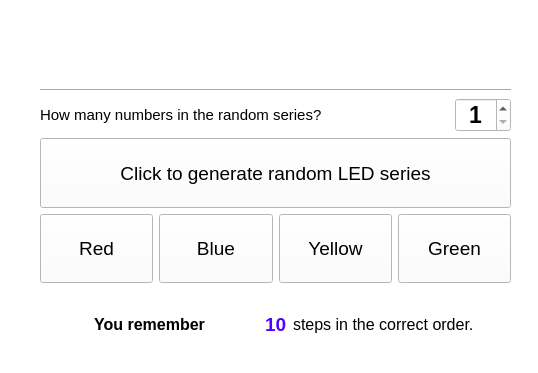
<?xml version="1.0" encoding="UTF-8"?>
<ui version="4.0">
 <class>Widget</class>
 <widget class="QWidget" name="Widget">
  <property name="geometry">
   <rect>
    <x>0</x>
    <y>0</y>
    <width>538</width>
    <height>373</height>
   </rect>
  </property>
  <property name="sizePolicy">
   <sizepolicy hsizetype="Preferred" vsizetype="Preferred">
    <horstretch>0</horstretch>
    <verstretch>0</verstretch>
   </sizepolicy>
  </property>
  <property name="windowTitle">
   <string>Widget</string>
  </property>
  <property name="windowIcon">
   <iconset resource="resources.qrc">
    <normaloff>:/images/Images/gingerbread-16px.png</normaloff>:/images/Images/gingerbread-16px.png</iconset>
  </property>
  <property name="windowOpacity">
   <double>1.000000000000000</double>
  </property>
  <property name="styleSheet">
   <string notr="true">background-color: rgb(255, 255, 255);</string>
  </property>
  <widget class="QWidget" name="layoutWidget">
   <property name="geometry">
    <rect>
     <x>40</x>
     <y>13</y>
     <width>471</width>
     <height>346</height>
    </rect>
   </property>
   <layout class="QVBoxLayout" name="verticalLayout">
    <item>
     <layout class="QHBoxLayout" name="horizontalLayout_3">
      <item>
       <widget class="QLabel" name="lblSeriesHeader">
        <property name="sizePolicy">
         <sizepolicy hsizetype="Fixed" vsizetype="Preferred">
          <horstretch>0</horstretch>
          <verstretch>0</verstretch>
         </sizepolicy>
        </property>
        <property name="minimumSize">
         <size>
          <width>300</width>
          <height>50</height>
         </size>
        </property>
        <property name="text">
         <string/>
        </property>
       </widget>
      </item>
      <item>
       <spacer name="horizontalSpacer">
        <property name="orientation">
         <enum>Qt::Horizontal</enum>
        </property>
        <property name="sizeHint" stdset="0">
         <size>
          <width>10</width>
          <height>20</height>
         </size>
        </property>
       </spacer>
      </item>
      <item>
       <widget class="QLabel" name="lblInSeries_1">
        <property name="font">
         <font>
          <family>Segoe UI</family>
          <pointsize>18</pointsize>
          <weight>75</weight>
          <bold>true</bold>
         </font>
        </property>
        <property name="text">
         <string/>
        </property>
       </widget>
      </item>
      <item>
       <widget class="QLabel" name="lblInSeries_2">
        <property name="font">
         <font>
          <family>Segoe UI</family>
          <pointsize>18</pointsize>
          <weight>75</weight>
          <bold>true</bold>
         </font>
        </property>
        <property name="text">
         <string/>
        </property>
       </widget>
      </item>
      <item>
       <widget class="QLabel" name="lblInSeries_3">
        <property name="font">
         <font>
          <family>Segoe UI</family>
          <pointsize>18</pointsize>
          <weight>75</weight>
          <bold>true</bold>
         </font>
        </property>
        <property name="text">
         <string/>
        </property>
       </widget>
      </item>
      <item>
       <widget class="QLabel" name="lblInSeries_4">
        <property name="font">
         <font>
          <family>Segoe UI</family>
          <pointsize>18</pointsize>
          <weight>75</weight>
          <bold>true</bold>
         </font>
        </property>
        <property name="text">
         <string/>
        </property>
       </widget>
      </item>
     </layout>
    </item>
    <item>
     <layout class="QHBoxLayout" name="horizontalLayout_5">
      <item>
       <widget class="Line" name="line">
        <property name="orientation">
         <enum>Qt::Horizontal</enum>
        </property>
       </widget>
      </item>
     </layout>
    </item>
    <item>
     <layout class="QHBoxLayout" name="horizontalLayout_4">
      <item>
       <widget class="QLabel" name="lblHeaderHowManyRandomNumbers">
        <property name="font">
         <font>
          <family>Segoe UI</family>
          <pointsize>11</pointsize>
         </font>
        </property>
        <property name="text">
         <string>How many numbers in the random series?</string>
        </property>
       </widget>
      </item>
      <item>
       <spacer name="horizontalSpacer_2">
        <property name="orientation">
         <enum>Qt::Horizontal</enum>
        </property>
        <property name="sizeHint" stdset="0">
         <size>
          <width>40</width>
          <height>20</height>
         </size>
        </property>
       </spacer>
      </item>
      <item>
       <widget class="QSpinBox" name="spinBoxHowManyNumbers">
        <property name="font">
         <font>
          <family>Segoe UI</family>
          <pointsize>17</pointsize>
          <weight>75</weight>
          <bold>true</bold>
         </font>
        </property>
        <property name="alignment">
         <set>Qt::AlignCenter</set>
        </property>
        <property name="minimum">
         <number>1</number>
        </property>
        <property name="maximum">
         <number>20</number>
        </property>
        <property name="value">
         <number>1</number>
        </property>
       </widget>
      </item>
     </layout>
    </item>
    <item>
     <layout class="QHBoxLayout" name="horizontalLayout_2">
      <item>
       <widget class="QPushButton" name="btnGenerateNumbers">
        <property name="sizePolicy">
         <sizepolicy hsizetype="Minimum" vsizetype="Preferred">
          <horstretch>0</horstretch>
          <verstretch>0</verstretch>
         </sizepolicy>
        </property>
        <property name="font">
         <font>
          <family>Segoe UI</family>
          <pointsize>14</pointsize>
         </font>
        </property>
        <property name="toolTip">
         <string/>
        </property>
        <property name="toolTipDuration">
         <number>1</number>
        </property>
        <property name="autoFillBackground">
         <bool>false</bool>
        </property>
        <property name="text">
         <string>Click to generate random LED series</string>
        </property>
        <property name="flat">
         <bool>false</bool>
        </property>
       </widget>
      </item>
     </layout>
    </item>
    <item>
     <layout class="QHBoxLayout" name="horizontalLayout">
      <item>
       <widget class="QPushButton" name="btnRedLed">
        <property name="sizePolicy">
         <sizepolicy hsizetype="Minimum" vsizetype="Preferred">
          <horstretch>0</horstretch>
          <verstretch>0</verstretch>
         </sizepolicy>
        </property>
        <property name="font">
         <font>
          <family>Segoe UI</family>
          <pointsize>14</pointsize>
         </font>
        </property>
        <property name="text">
         <string>Red</string>
        </property>
       </widget>
      </item>
      <item>
       <widget class="QPushButton" name="btnBlueLed">
        <property name="sizePolicy">
         <sizepolicy hsizetype="Minimum" vsizetype="Preferred">
          <horstretch>0</horstretch>
          <verstretch>0</verstretch>
         </sizepolicy>
        </property>
        <property name="font">
         <font>
          <family>Segoe UI</family>
          <pointsize>14</pointsize>
         </font>
        </property>
        <property name="autoFillBackground">
         <bool>false</bool>
        </property>
        <property name="text">
         <string>Blue</string>
        </property>
       </widget>
      </item>
      <item>
       <widget class="QPushButton" name="btnYellow">
        <property name="sizePolicy">
         <sizepolicy hsizetype="Minimum" vsizetype="Preferred">
          <horstretch>0</horstretch>
          <verstretch>0</verstretch>
         </sizepolicy>
        </property>
        <property name="font">
         <font>
          <family>Segoe UI</family>
          <pointsize>14</pointsize>
         </font>
        </property>
        <property name="text">
         <string>Yellow</string>
        </property>
       </widget>
      </item>
      <item>
       <widget class="QPushButton" name="btnGreenLed">
        <property name="sizePolicy">
         <sizepolicy hsizetype="Minimum" vsizetype="Preferred">
          <horstretch>0</horstretch>
          <verstretch>0</verstretch>
         </sizepolicy>
        </property>
        <property name="font">
         <font>
          <family>Segoe UI</family>
          <pointsize>14</pointsize>
         </font>
        </property>
        <property name="text">
         <string>Green</string>
        </property>
       </widget>
      </item>
     </layout>
    </item>
    <item>
     <layout class="QHBoxLayout" name="horizontalLayout_6">
      <item>
       <widget class="QLabel" name="lblHeaderYouRemember">
        <property name="font">
         <font>
          <family>Segoe UI</family>
          <pointsize>12</pointsize>
          <weight>75</weight>
          <bold>true</bold>
         </font>
        </property>
        <property name="text">
         <string>You remember</string>
        </property>
        <property name="alignment">
         <set>Qt::AlignCenter</set>
        </property>
       </widget>
      </item>
      <item>
       <widget class="QLabel" name="lblYouRememberValue">
        <property name="sizePolicy">
         <sizepolicy hsizetype="Fixed" vsizetype="Preferred">
          <horstretch>0</horstretch>
          <verstretch>0</verstretch>
         </sizepolicy>
        </property>
        <property name="minimumSize">
         <size>
          <width>20</width>
          <height>0</height>
         </size>
        </property>
        <property name="font">
         <font>
          <family>Segoe UI</family>
          <pointsize>14</pointsize>
          <weight>75</weight>
          <bold>true</bold>
         </font>
        </property>
        <property name="styleSheet">
         <string notr="true">color: rgb(85, 0, 255);</string>
        </property>
        <property name="text">
         <string>10</string>
        </property>
       </widget>
      </item>
      <item>
       <widget class="QLabel" name="label">
        <property name="font">
         <font>
          <pointsize>12</pointsize>
         </font>
        </property>
        <property name="text">
         <string>steps in the correct order.</string>
        </property>
       </widget>
      </item>
     </layout>
    </item>
   </layout>
  </widget>
 </widget>
 <resources>
  <include location="resources.qrc"/>
 </resources>
 <connections/>
</ui>
